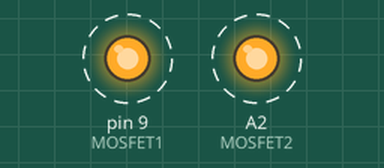
Bench run of a sketch on a simulated Arduino Uno, built with avr-gcc and run on an emulated ATmega328P. Shown: output pins drawn as LEDs (lit = HIGH). Dashed ring = blinking.

Above: at 0.5 s.
Timing chart, 0 to 4.6 s (numbered marks = the images above):
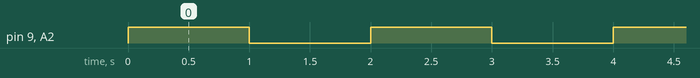

Measured:
- by itself, pin 9 (MOSFET1), A2 (MOSFET2): alternates HIGH for 1.0 s and LOW for 1.0 s

The sketch:

ExpControl_MOSFET_test.ino
```cpp
/*  MOSFET test code for all experiment control boards.
 *  This code simply turns on both MOSFET channels for 1 second, then off for 1 second.
 *  Check to see what voltage MOSFET for configured to use by looking at the solder jumpers
 *  near the bottom right corner. The middle pad soldered to the upper pad means that channel
 *  is configured for 12 volts. The middle pad soldered to the lower pad means that that
 *  channel is configured for 5 volts.
 */
#define MOSFET1 9
#define MOSFET2 A2
// the setup function runs once when you press reset or power the board
void setup() {
  // initialize MOSFET channeles 1 & 2 as outputs.
  pinMode(MOSFET1, OUTPUT);
  pinMode(MOSFET2, OUTPUT);
}

// the loop function runs over and over again forever
void loop() {
  digitalWrite(MOSFET1, HIGH);   // turn the MOSFET on (HIGH is the voltage level)
  digitalWrite(MOSFET2, HIGH);   // comment this line out if you do not want to control channel 2
  delay(1000);                   // wait for a second
  digitalWrite(MOSFET1, LOW);    // turn the MOSFET off by making the voltage LOW
  digitalWrite(MOSFET2, LOW);    // commen this line out if you do not want to control channel 2
  delay(1000);                   // wait for a second
}
```
